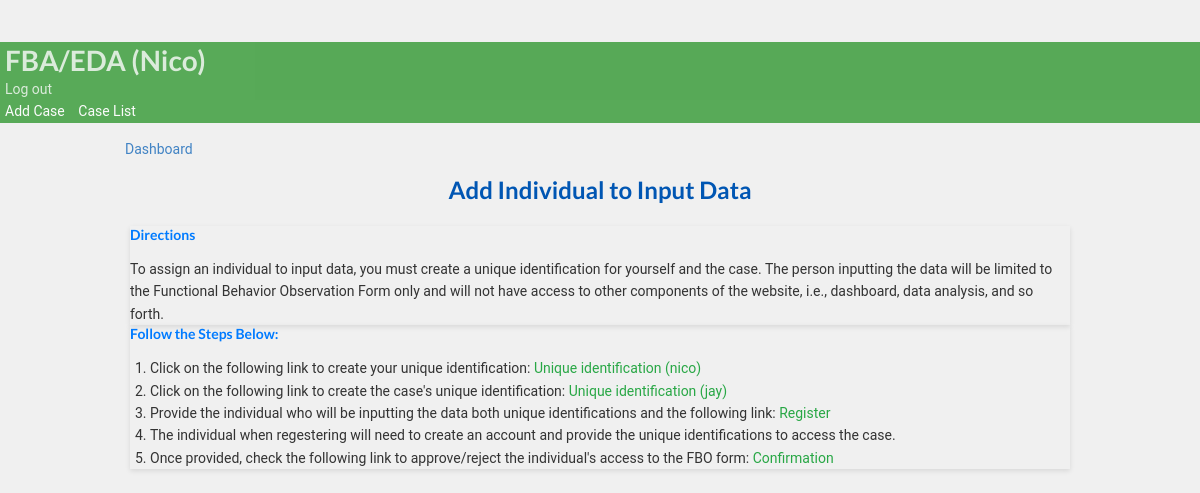
The app's page /assign_data_entry/4/ (signed in) with its own data.
### bip/models.py (models this page shows, shortened)
class CustomUser(AbstractUser):
    bio = models.CharField(max_length=20, blank=True, null=True, verbose_name='Occupation')

class CaseManager(models.Model):
    user = models.OneToOneField(CustomUser, on_delete=models.CASCADE)
    slug = models.SlugField(max_length=150,null=True,unique=True,blank=True,
        verbose_name=("Unique Identification"))
    status=models.BooleanField(default=False)

class Student(models.Model):
        studentname= models.CharField(max_length=30,verbose_name= 'Name', null=True, blank=True)
        slug = models.SlugField(max_length=150,null=False,unique=False,blank=False,
        verbose_name=("Unique Identifier"),
        help_text=(
            "*Unique Identification allows another to use FBO form if provided by you only"
        ),
    )
        user_student = models.ForeignKey(CustomUser, on_delete=models.CASCADE,  default=None,related_name="postts")

### bip/views.py (the view)
# urls.py: path('assign_data_entry/<pk>/', views.assign_data_entry, name='assign_data_entry'),
def assign_data_entry(request, pk):
    student = get_object_or_404(Student, pk=pk)
    student_behaviors = student.case_set.all()
    behavior = Behavior.objects.all()
    casemanager = models.CaseManager.objects.all()
    case = Case.objects.all()
    studentcurrent = Student.objects.get(id=pk)
    context = {
    'student_behaviors':student_behaviors,
    "student":student,
    'case':case,
               }
    return render(request, 'bip/assign_data_entry.html',context, )

### bip/context_processors.py (called while the page is built)
def user_context(request):
    user = get_user(request)
    return {'user': user}

### bip/templatetags/custom_filters.py (called while the page is built)
@register.filter(name='is_case_manager')
def is_case_manager(user):
    return user.groups.filter(name='CASE MANAGER').exists()

### bip/templates/bip/assign_data_entry.html (shortened to what this page needs)
{% extends 'partials/base.html' %}
{% block content %}
{% load crispy_forms_tags %}
<body>
  <div class="container">
    <a class="btn btn-outline-info btn-sm btn-block" href="{% url 'bip:dashboard' student.id %}">Dashboard</a>
<div class="container mt-4">
  <h2 class="page-title">Add Individual to Input Data</h2>
  <div class="instruction-card card mb-4">
      <div class="card-body">
          <h5 class="card-title">Directions</h5>
          <p class="card-text">
            To assign an individual to input data, you must create a unique identification for yourself and the case. The person inputting the data will be limited to the Functional Behavior Observation Form only and will not have access to other components of the website, i.e., dashboard, data analysis, and so forth.
          </p>
      </div>
  </div>
  <div class="steps-card card mb-4">
      <div class="card-body">
          <h5 class="card-title">Follow the Steps Below:</h5>
          <ol class="steps-list">
            <li>Click on the following link to create your unique identification:
              <a href="{% url 'bip:case_manager_unique_identifier' request.user.casemanager.id %}" class="card-link">
                Unique identification ({{ request.user.casemanager.slug }})
              </a>
            </li>
            <li>Click on the following link to create the case's unique identification:
              <a href="{% url 'bip:updateunique_case_identifier' student.id %}" class="card-link">
                Unique identification ({{ student.slug }})
              </a>
            </li>
            <li>Provide the individual who will be inputting the data both unique identifications and the following link:
              <a href="{% url 'bip:data_entry_signup' %}" class="card-link">Register</a>
            </li>
            <li>The individual when regestering will need to create an account and provide the unique identifications to access the case.</li>
            <li>Once provided, check the following link to approve/reject the individual's access to
              the FBO form: <a href="{% url 'bip:case_manager_dashboard' user.id %}" class="card-link">Confirmation</a>
            </li>
          </ol>
      </div>
  </div>
</div>
</body>
{% endblock %}

### bip/templates/partials/nav.html (shortened to what this page needs)
{% load custom_filters %}
  <nav class="navbar navbar-dark ">
          <div class="navbar navbar-expand-lg">
                    {% if user.is_authenticated  %}
                    <div class="navbar-new">
                    <h1 class="logo"> <a class="colorwhite" >FBA/EDA ({{ user.username }})</a></h1>
          </div>
              <a class='colorwhite' class="nav-item nav-link" href="{% url 'bip:logout' %}"  >Log out</a>
          </div>
                 <div class="navbar-nav ml-auto">
                        {% if user|is_case_manager %}
              <a class="colorwhite" href="{% url 'bip:create_student' %}">Add Case</a>
              <a class="colorwhite" href="{% url 'bip:for_user' username=user.username %}">Case List</a>
                </div>
                {% endif %}
        {% endif %}
</nav>

### staticfiles/static_cdn/static_root/css/style.css (style rules this page uses)
body { background: white }
.navbar { opacity: 0.8; transition: 0.5s; background-color: #393 !important; color: #393; opacity: 0.8; transition: 0.5s; }
.navbar .colorwhite { color: white; ; text-decoration: none; padding: 5px; }
body { padding-top: 3rem; padding-bottom: 3rem; color: rgb(var(--bs-tertiary-color-rgb)); }

### bip/templates/bip/assign_data_entry.html (style rules this page uses)
body { font-family: 'Roboto', sans-serif; background-color: #f0f0f0; color: #505050; line-height: 1.6; }
.container { max-width: 1000px; margin: auto; padding: 15px; }
.page-title { color: #0056b3; text-align: center; margin-bottom: 20px; }
.card { box-shadow: 0 2px 5px rgba(0, 0, 0, 0.1); }
.card-title { color: #007bff; }
.card-text, .steps-list { color: #333; line-height: 1.6; }
.card-link { color: #28a745; }
.steps-list { padding-left: 20px; }
.btn-outline-info { width: 100%; padding: 10px; margin-bottom: 20px; }

### records on screen
CustomUser: username "Nico", user.casemanager.slug "nico"
Student: slug "jay"
